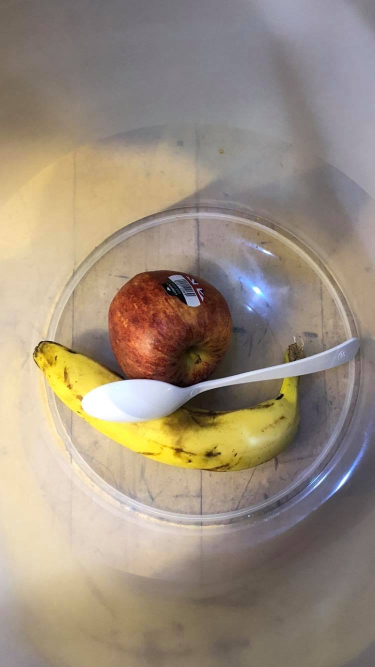
#> input picture image_cut/test.jpg, 750 x 1334 px (shown at 1/2 size)
$ python image_cut.py
#> lines starting #> are read from the running program, lines starting #| are printed output that depends on the picture
from skimage import data, io, filters
import time

image = io.imread("test.jpg")
#> image is the input picture: shape (1334, 750, 3); mean R, G, B 155.9, 142.2, 126.2

coordinate_list = [[1000, 1200, 300, 800], [700, 1200, 100, 500], [500, 1000, 400, 1200]]
for i in range(len(coordinate_list)):
    coordinates = coordinate_list[i]
    cropped = image[coordinates[0]:coordinates[1], coordinates[2]:coordinates[3]]
    io.imshow(cropped)
    im_name = "test_" + str(i) + ".jpg"
    print(len(cropped), cropped.shape)
    io.imsave(im_name, cropped)
    print("yo")
#> this loop made 3 passes
#| 200 (200, 450, 3)
#| 500 (500, 400, 3)
#| 500 (500, 350, 3)
#> pass 1, `cropped = image[coordinates[0]:coordinates[1], coordinates[2]:coordina..`:
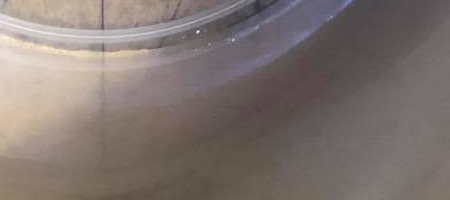
#> cropped: shape (200, 450, 3); mean R, G, B 127.5, 116.5, 112.1
#> pass 2, `cropped = image[coordinates[0]:coordinates[1], coordinates[2]:coordina..`:
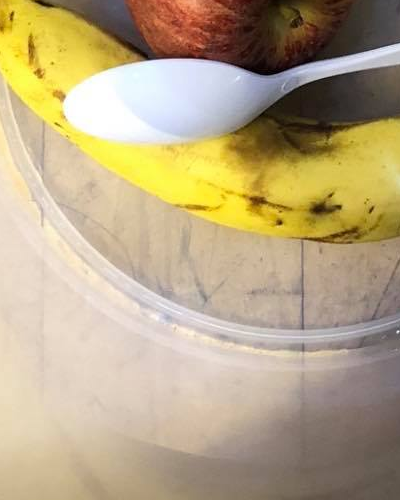
#> cropped: shape (500, 400, 3); mean R, G, B 184.5, 166.9, 132.1
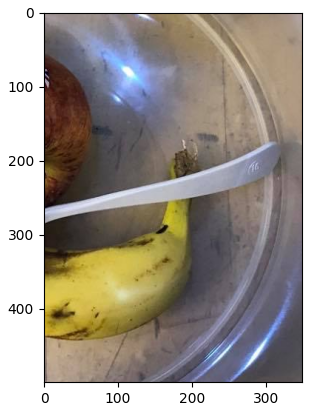
#> figure drawn by matplotlib, 1 panel
